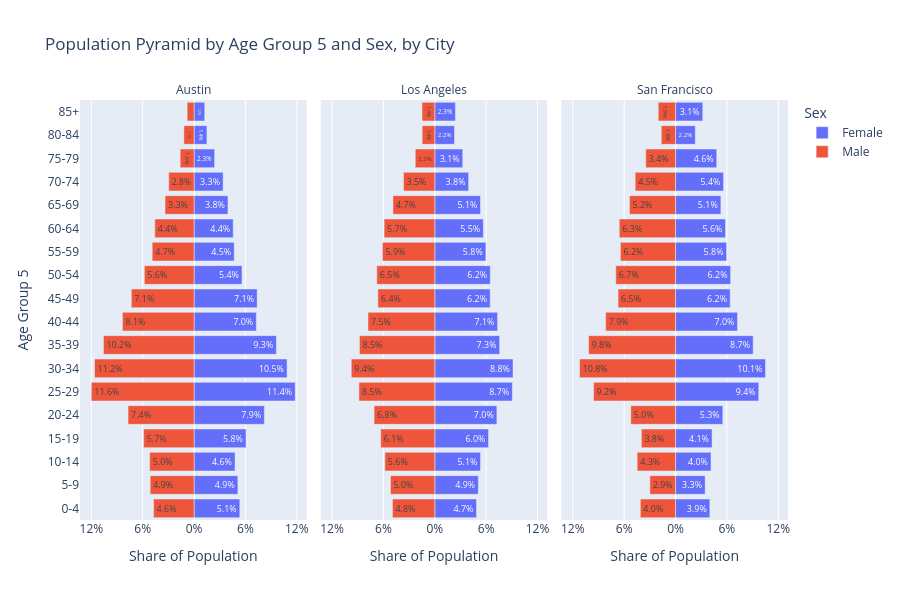

Notebook code for this chart:
### Code cell
# facet by city, for a single year
fig = plot_age_pyramid(agg_combo, city=["San Francisco", "Los Angeles", "Austin"], years=2024)
fig.show()

### Figure 1 — Plotly figure (JSON) as saved in the notebook; plotly's stock layout.template omitted (floating-point values rounded to 4 significant figures)
{"data": [{"hovertemplate": "Sex: %{fullData.name}<br>Age Group 5: %{y}<br>Share: %{text}<extra></extra>", "legendgroup": "Female", "marker": {"color": "#636efa", "pattern": {"shape": ""}}, "name": "Female", "orientation": "h", "showlegend": true, "text": ["5.1%", "4.9%", "4.6%", "5.8%", "7.9%", "11.4%", "10.5%", "9.3%", "7.0%", "7.1%", "5.4%", "4.5%", "4.4%", "3.8%", "3.3%", "2.3%", "1.4%", "1.2%"], "textposition": "inside", "type": "bar", "x": [0.05144, 0.04931, 0.04612, 0.05843, 0.07908, 0.1138, 0.1046, 0.09259, 0.07006, 0.07097, 0.05392, 0.04518, 0.04405, 0.03814, 0.03269, 0.02312, 0.01444, 0.01199], "xaxis": "x", "y": ["0-4", "5-9", "10-14", "15-19", "20-24", "25-29", "30-34", "35-39", "40-44", "45-49", "50-54", "55-59", "60-64", "65-69", "70-74", "75-79", "80-84", "85+"], "yaxis": "y"}, {"hovertemplate": "Sex: %{fullData.name}<br>Age Group 5: %{y}<br>Share: %{text}<extra></extra>", "legendgroup": "Female", "marker": {"color": "#636efa", "pattern": {"shape": ""}}, "name": "Female", "orientation": "h", "showlegend": false, "text": ["4.7%", "4.9%", "5.1%", "6.0%", "7.0%", "8.7%", "8.8%", "7.3%", "7.1%", "6.2%", "6.2%", "5.8%", "5.5%", "5.1%", "3.8%", "3.1%", "2.2%", "2.3%"], "textposition": "inside", "type": "bar", "x": [0.04694, 0.04898, 0.05149, 0.06049, 0.06988, 0.08729, 0.08803, 0.07295, 0.07065, 0.06233, 0.06246, 0.05752, 0.05462, 0.0514, 0.03807, 0.03144, 0.02221, 0.02324], "xaxis": "x2", "y": ["0-4", "5-9", "10-14", "15-19", "20-24", "25-29", "30-34", "35-39", "40-44", "45-49", "50-54", "55-59", "60-64", "65-69", "70-74", "75-79", "80-84", "85+"], "yaxis": "y2"}, {"hovertemplate": "Sex: %{fullData.name}<br>Age Group 5: %{y}<br>Share: %{text}<extra></extra>", "legendgroup": "Female", "marker": {"color": "#636efa", "pattern": {"shape": ""}}, "name": "Female", "orientation": "h", "showlegend": false, "text": ["3.9%", "3.3%", "4.0%", "4.1%", "5.3%", "9.4%", "10.1%", "8.7%", "7.0%", "6.2%", "6.2%", "5.8%", "5.6%", "5.1%", "5.4%", "4.6%", "2.2%", "3.1%"], "textposition": "inside", "type": "bar", "x": [0.03864, 0.03333, 0.03995, 0.04112, 0.05324, 0.09366, 0.1013, 0.08737, 0.06979, 0.06151, 0.062, 0.0575, 0.05624, 0.05104, 0.05403, 0.04638, 0.02225, 0.03067], "xaxis": "x3", "y": ["0-4", "5-9", "10-14", "15-19", "20-24", "25-29", "30-34", "35-39", "40-44", "45-49", "50-54", "55-59", "60-64", "65-69", "70-74", "75-79", "80-84", "85+"], "yaxis": "y3"}, {"hovertemplate": "Sex: %{fullData.name}<br>Age Group 5: %{y}<br>Share: %{text}<extra></extra>", "legendgroup": "Male", "marker": {"color": "#EF553B", "pattern": {"shape": ""}}, "name": "Male", "orientation": "h", "showlegend": true, "text": ["4.6%", "4.9%", "5.0%", "5.7%", "7.4%", "11.6%", "11.2%", "10.2%", "8.1%", "7.1%", "5.6%", "4.7%", "4.4%", "3.3%", "2.8%", "1.6%", "1.1%", "0.8%"], "textposition": "inside", "type": "bar", "x": [-0.04554, -0.04942, -0.04998, -0.05672, -0.07428, -0.1156, -0.112, -0.102, -0.0806, -0.0706, -0.05596, -0.04714, -0.04415, -0.03268, -0.0285, -0.01563, -0.01148, -0.007759], "xaxis": "x", "y": ["0-4", "5-9", "10-14", "15-19", "20-24", "25-29", "30-34", "35-39", "40-44", "45-49", "50-54", "55-59", "60-64", "65-69", "70-74", "75-79", "80-84", "85+"], "yaxis": "y"}, {"hovertemplate": "Sex: %{fullData.name}<br>Age Group 5: %{y}<br>Share: %{text}<extra></extra>", "legendgroup": "Male", "marker": {"color": "#EF553B", "pattern": {"shape": ""}}, "name": "Male", "orientation": "h", "showlegend": false, "text": ["4.8%", "5.0%", "5.6%", "6.1%", "6.8%", "8.5%", "9.4%", "8.5%", "7.5%", "6.4%", "6.5%", "5.9%", "5.7%", "4.7%", "3.5%", "2.2%", "1.4%", "1.4%"], "textposition": "inside", "type": "bar", "x": [-0.04763, -0.04985, -0.05618, -0.06084, -0.06831, -0.08533, -0.09395, -0.08477, -0.07517, -0.06403, -0.06525, -0.05886, -0.05705, -0.04706, -0.03518, -0.02198, -0.0142, -0.01436], "xaxis": "x2", "y": ["0-4", "5-9", "10-14", "15-19", "20-24", "25-29", "30-34", "35-39", "40-44", "45-49", "50-54", "55-59", "60-64", "65-69", "70-74", "75-79", "80-84", "85+"], "yaxis": "y2"}, {"hovertemplate": "Sex: %{fullData.name}<br>Age Group 5: %{y}<br>Share: %{text}<extra></extra>", "legendgroup": "Male", "marker": {"color": "#EF553B", "pattern": {"shape": ""}}, "name": "Male", "orientation": "h", "showlegend": false, "text": ["4.0%", "2.9%", "4.3%", "3.8%", "5.0%", "9.2%", "10.8%", "9.8%", "7.9%", "6.5%", "6.7%", "6.2%", "6.3%", "5.2%", "4.5%", "3.4%", "1.6%", "1.9%"], "textposition": "inside", "type": "bar", "x": [-0.0396, -0.0288, -0.04315, -0.0384, -0.05029, -0.09221, -0.108, -0.09779, -0.07858, -0.06463, -0.06719, -0.06199, -0.06328, -0.05179, -0.04538, -0.0335, -0.01602, -0.01943], "xaxis": "x3", "y": ["0-4", "5-9", "10-14", "15-19", "20-24", "25-29", "30-34", "35-39", "40-44", "45-49", "50-54", "55-59", "60-64", "65-69", "70-74", "75-79", "80-84", "85+"], "yaxis": "y3"}], "layout": {"annotations": [{"font": {}, "showarrow": false, "text": "Austin", "x": 0.16, "xanchor": "center", "xref": "paper", "y": 1, "yanchor": "bottom", "yref": "paper"}, {"font": {}, "showarrow": false, "text": "Los Angeles", "x": 0.5, "xanchor": "center", "xref": "paper", "y": 1, "yanchor": "bottom", "yref": "paper"}, {"font": {}, "showarrow": false, "text": "San Francisco", "x": 0.84, "xanchor": "center", "xref": "paper", "y": 1, "yanchor": "bottom", "yref": "paper"}], "barmode": "relative", "height": 600, "legend": {"title": {"text": "Sex"}, "tracegroupgap": 0}, "title": {"text": "Population Pyramid by Age Group 5 and Sex, by City"}, "width": 900, "xaxis": {"anchor": "y", "domain": [0, 0.32], "ticktext": ["12%", "6%", "0%", "6%", "12%"], "tickvals": [-0.1156, -0.0578, 0.0, 0.0578, 0.1156], "title": {"text": "Share of Population"}}, "xaxis2": {"anchor": "y2", "domain": [0.34, 0.66], "matches": "x", "ticktext": ["12%", "6%", "0%", "6%", "12%"], "tickvals": [-0.1156, -0.0578, 0.0, 0.0578, 0.1156], "title": {"text": "Share of Population"}}, "xaxis3": {"anchor": "y3", "domain": [0.68, 1.0], "matches": "x", "ticktext": ["12%", "6%", "0%", "6%", "12%"], "tickvals": [-0.1156, -0.0578, 0.0, 0.0578, 0.1156], "title": {"text": "Share of Population"}}, "yaxis": {"anchor": "x", "categoryarray": ["0-4", "5-9", "10-14", "15-19", "20-24", "25-29", "30-34", "35-39", "40-44", "45-49", "50-54", "55-59", "60-64", "65-69", "70-74", "75-79", "80-84", "85+"], "categoryorder": "array", "domain": [0, 1], "title": {"text": "Age Group 5"}}, "yaxis2": {"anchor": "x2", "domain": [0, 1], "matches": "y", "showticklabels": false}, "yaxis3": {"anchor": "x3", "domain": [0, 1], "matches": "y", "showticklabels": false}}}
